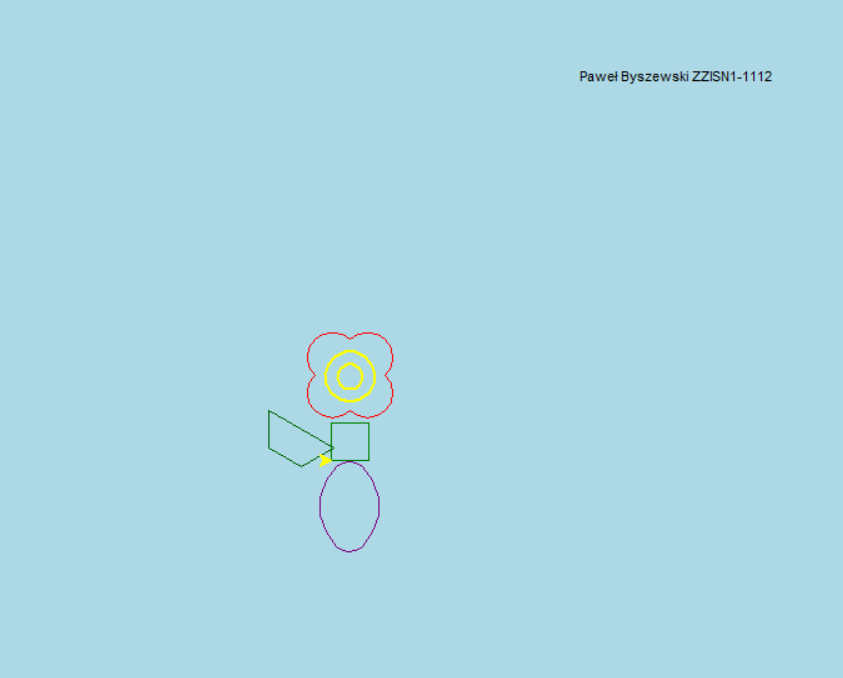

This figure's Python source:
import turtle
from turtle import*

turtle.Screen().bgcolor('light blue')
#begin_fill()
speed(10)
up()

#kwadrat
def kwadrat(x,y,r):
    goto(x,y)
    down()
    left(r)
    color('green')
    while True:
        forward(30)
        left(90)
        if abs(pos()) < 1:
            break
    up()
    turtle.home()

#imie, nazwisko, grupa
def dane():
    up()
    goto(200,300)
    down()
    write("Paweł Byszewski ZZISN1-1112")
    up()
    turtle.home()

#trapez
down()
def trapez(x,y,r):
    goto(x,y)
    down()
    left(r)
    color('dark green')
    forward(60)
    right(120)
    forward(30)
    right(60)
    forward(30)
    right(60)
    forward(30)
    up()
    turtle.home()

#ring
def ring(x,y,r,s):
    goto(x,y)
    left(r)
    pensize(2)
    down()
    color("yellow")
    circle(s)
    up()
    left(90)
    forward(s/2)
    right(90)
    down()
    circle(s/2)
    up()
    pensize(1)
    turtle.home()

#elipsa
def elipsa(x,y,rad):
    goto(x,y)
    color('purple')
    down()
    left(135)
    for i in range(2):
        turtle.circle(rad//3,90)
        turtle.circle(rad,90)

    turtle.seth(100)
    up()
    turtle.home()

#koniczyna
def koniczyna(x,y,r):
    goto(x,y)
    color('red')
    down()
    left(r)
    for i in range(4):
        turtle.circle(20,180)
        right(90)
    up()
    turtle.home()


dane()
kwadrat(0,0,0)
trapez(-50,40,-30)
elipsa(25,-5,45)
koniczyna(15,40,-45)
ring(15,47,0,20)

#end_fill()
turtle.done()
